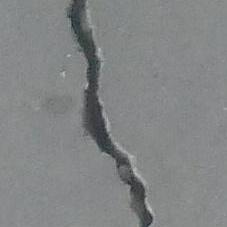
%> input picture 00001.jpg, 227 x 227 px
$ octave --eval "result = otsuCrack(imread('00001.jpg'));"   (GNU Octave 9; MATLAB toolbox functions it lacks are replaced by stand-ins)
%> lines starting %> are read from the running program, lines starting %| are printed output that depends on the picture; in (x1, y1, x2, y2) boxes, pixels count from 0 and x2, y2 are one past the last pixel; in counts of white or black regions, pixels touching at a corner belong together; the program's own positions count from 1
function BW2 = otsuCrack(f)
%Recibe una imagen, lo convierte a escala de grises y encuentra grietas en
%la imagen.


if (ndims(f))>2
    g=rgb2gray(f);
end


%creamos una m醩cara sobel para aplicar el filtro sobre la imagen en gris
h=fspecial('sobel');
gsobel=imfilter(g,h);
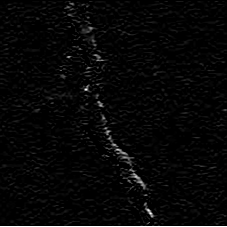
%> gsobel: size 227x227 uint8; min 0, max 255, mean 6.7

%calculamos el umbral y activamos aquellos que estan por encima de dicho
%umbral mediante el metodo de otsu
level=graythresh(gsobel);
%> level = 0.408
BW=im2bw(gsobel,level);
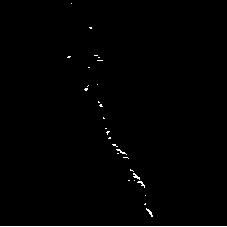
%> BW: size 227x227 logical; 0.79% white in thin lines or dots

%luego etiquetamos las regiones calculamos el area de las regiones e
%identificamos las que sean mayores a 30
L=bwlabel(BW);
%> L: size 227x227 double; 30 distinct labels, from 0 to 29
stats=regionprops(L,'Area');
%> stats = 29 regions; largest, Area: 227, 22, 22, 20, 20
allArea=[stats.Area];
%> allArea = 29 values, max 227 at index 1, min 1 at index 3, mean 14.03
idx=find([stats.Area]>100);
%> idx = 1
BW2=ismember(L,idx);
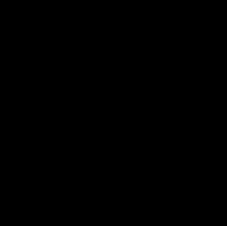
%> BW2: size 227x227 logical; 0.44% white in thin lines or dots, all inside (x1, y1, x2, y2) = (0, 226, 227, 227)

$ run again, on 01724.jpg
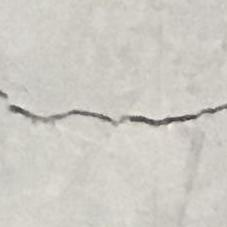
%> input picture 01724.jpg, 227 x 227 px
%> in otsuCrack, `gsobel=imfilter(g,h);`:
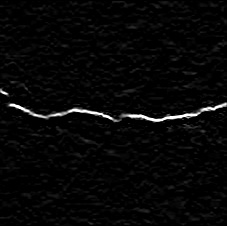
%> gsobel: size 227x227 uint8; min 0, max 255, mean 8.2
%> level = 0.435
%> in otsuCrack, `BW=im2bw(gsobel,level);`:
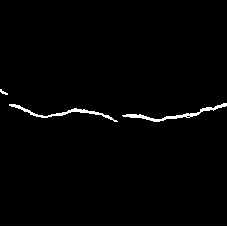
%> BW: size 227x227 logical; 1.7% white in thin lines or dots, all inside (x1, y1, x2, y2) = (0, 89, 227, 227)
%> L: size 227x227 double; 5 distinct labels, from 0 to 4
%> stats = 4 regions; Area: 339, 310, 227, 22
%> allArea = [22 227 310 339]
%> idx = [2 3 4]
%> BW2: size 227x227 logical; 1.7% white in thin lines or dots, all inside (x1, y1, x2, y2) = (0, 103, 227, 227)

$ run again, on 01758.jpg
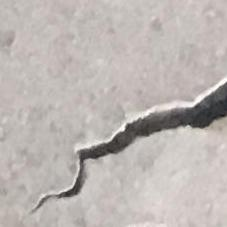
%> input picture 01758.jpg, 227 x 227 px
%> in otsuCrack, `gsobel=imfilter(g,h);`:
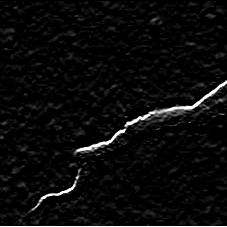
%> gsobel: size 227x227 uint8; min 0, max 255, mean 10.8
%> level = 0.451
%> in otsuCrack, `BW=im2bw(gsobel,level);`:
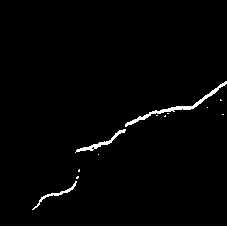
%> BW: size 227x227 logical; 1.9% white in thin lines or dots, all inside (x1, y1, x2, y2) = (0, 81, 227, 227)
%> L: size 227x227 double; 14 distinct labels, from 0 to 13
%> stats = 13 regions; largest, Area: 386, 227, 191, 134, 7
%> allArea = [227 134 191 7 5 1 386 2 3 2 1 3 2]
%> idx = [1 2 3 7]
